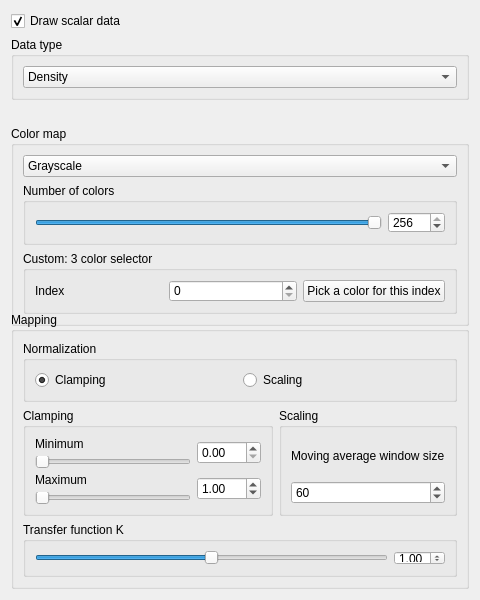
      <widget class="QWidget" name="scalarDataSettingsPage">
       <property name="autoFillBackground">
        <bool>true</bool>
       </property>
       <attribute name="title">
        <string>Scalar field</string>
       </attribute>
       <layout class="QVBoxLayout" name="verticalLayout">
        <item>
         <widget class="QCheckBox" name="scalarDataDrawScalarDataCheckBox">
          <property name="text">
           <string>Draw scalar data</string>
          </property>
          <property name="checked">
           <bool>true</bool>
          </property>
         </widget>
        </item>
        <item>
         <widget class="QGroupBox" name="scalarDataTypeGroupBox">
          <property name="maximumSize">
           <size>
            <width>16777215</width>
            <height>80</height>
           </size>
          </property>
          <property name="title">
           <string>Data type</string>
          </property>
          <layout class="QVBoxLayout" name="verticalLayout_5">
           <item>
            <widget class="QComboBox" name="scalarDataComboBox">
             <item>
              <property name="text">
               <string>Density</string>
              </property>
             </item>
             <item>
              <property name="text">
               <string>Velocity magnitude</string>
              </property>
             </item>
             <item>
              <property name="text">
               <string>Force field magnitude</string>
              </property>
             </item>
             <item>
              <property name="text">
               <string>Velocity divergence</string>
              </property>
             </item>
             <item>
              <property name="text">
               <string>Force field divergence</string>
              </property>
             </item>
            </widget>
           </item>
          </layout>
         </widget>
        </item>
        <item>
         <widget class="QGroupBox" name="scalarDataColormapGroupBox">
          <property name="sizePolicy">
           <sizepolicy hsizetype="Preferred" vsizetype="Preferred">
            <horstretch>0</horstretch>
            <verstretch>0</verstretch>
           </sizepolicy>
          </property>
          <property name="minimumSize">
           <size>
            <width>150</width>
            <height>200</height>
           </size>
          </property>
          <property name="maximumSize">
           <size>
            <width>500</width>
            <height>160</height>
           </size>
          </property>
          <property name="title">
           <string>Color map</string>
          </property>
          <layout class="QVBoxLayout" name="verticalLayout_7">
           <item>
            <widget class="QComboBox" name="scalarDataColorMapComboBox">
             <item>
              <property name="text">
               <string>Grayscale</string>
              </property>
             </item>
             <item>
              <property name="text">
               <string>Rainbow</string>
              </property>
             </item>
             <item>
              <property name="text">
               <string>Heatmap</string>
              </property>
             </item>
             <item>
              <property name="text">
               <string>Blue to yellow (divergent)</string>
              </property>
             </item>
             <item>
              <property name="text">
               <string>Custom: 3 colors</string>
              </property>
             </item>
            </widget>
           </item>
           <item>
            <widget class="QGroupBox" name="scalarDataNumberOfColorsGroupBox">
             <property name="minimumSize">
              <size>
               <width>0</width>
               <height>59</height>
              </size>
             </property>
             <property name="maximumSize">
              <size>
               <width>16777215</width>
               <height>16777215</height>
              </size>
             </property>
             <property name="title">
              <string>Number of colors</string>
             </property>
             <layout class="QHBoxLayout" name="horizontalLayout_2">
              <item>
               <widget class="QSlider" name="scalarDataColorMapNumberOfColorsSlider">
                <property name="sizePolicy">
                 <sizepolicy hsizetype="Preferred" vsizetype="Fixed">
                  <horstretch>0</horstretch>
                  <verstretch>0</verstretch>
                 </sizepolicy>
                </property>
                <property name="minimum">
                 <number>2</number>
                </property>
                <property name="maximum">
                 <number>256</number>
                </property>
                <property name="value">
                 <number>256</number>
                </property>
                <property name="orientation">
                 <enum>Qt::Horizontal</enum>
                </property>
               </widget>
              </item>
              <item>
               <widget class="QSpinBox" name="scalarDataColorMapNumberOfColorsSpinBox">
                <property name="enabled">
                 <bool>true</bool>
                </property>
                <property name="sizePolicy">
                 <sizepolicy hsizetype="Fixed" vsizetype="Preferred">
                  <horstretch>0</horstretch>
                  <verstretch>0</verstretch>
                 </sizepolicy>
                </property>
                <property name="minimumSize">
                 <size>
                  <width>57</width>
                  <height>20</height>
                 </size>
                </property>
                <property name="minimum">
                 <number>2</number>
                </property>
                <property name="maximum">
                 <number>256</number>
                </property>
                <property name="value">
                 <number>256</number>
                </property>
               </widget>
              </item>
             </layout>
            </widget>
           </item>
           <item>
            <widget class="QGroupBox" name="scalarDataCustomColorMapGroupBox">
             <property name="minimumSize">
              <size>
               <width>0</width>
               <height>60</height>
              </size>
             </property>
             <property name="title">
              <string>Custom: 3 color selector</string>
             </property>
             <layout class="QHBoxLayout" name="horizontalLayout_10">
              <item>
               <widget class="QLabel" name="scalarDataCustomColorIndexLabel">
                <property name="text">
                 <string>Index</string>
                </property>
               </widget>
              </item>
              <item>
               <widget class="QSpinBox" name="scalarDataCustomColorSpinBox">
                <property name="sizePolicy">
                 <sizepolicy hsizetype="Preferred" vsizetype="Fixed">
                  <horstretch>0</horstretch>
                  <verstretch>0</verstretch>
                 </sizepolicy>
                </property>
                <property name="minimumSize">
                 <size>
                  <width>0</width>
                  <height>20</height>
                 </size>
                </property>
                <property name="maximum">
                 <number>2</number>
                </property>
               </widget>
              </item>
              <item>
               <widget class="QPushButton" name="scalarDataCustomColorPickerPushButton">
                <property name="sizePolicy">
                 <sizepolicy hsizetype="Preferred" vsizetype="Preferred">
                  <horstretch>0</horstretch>
                  <verstretch>0</verstretch>
                 </sizepolicy>
                </property>
                <property name="minimumSize">
                 <size>
                  <width>0</width>
                  <height>20</height>
                 </size>
                </property>
                <property name="text">
                 <string>Pick a color for this index</string>
                </property>
               </widget>
              </item>
             </layout>
            </widget>
           </item>
          </layout>
         </widget>
        </item>
        <item>
         <widget class="QGroupBox" name="scalarDataMappingGroupBox">
          <property name="maximumSize">
           <size>
            <width>16777215</width>
            <height>300</height>
           </size>
          </property>
          <property name="title">
           <string>Mapping</string>
          </property>
          <layout class="QFormLayout" name="formLayout_5">
           <item row="0" column="0" colspan="2">
            <widget class="QGroupBox" name="scalarDataMappingNormalizationGroupBox">
             <property name="title">
              <string>Normalization</string>
             </property>
             <layout class="QHBoxLayout" name="horizontalLayout_11">
              <item>
               <widget class="QRadioButton" name="scalarDataMappingMappingTypeClampingRadioButton">
                <property name="text">
                 <string>Clamping</string>
                </property>
                <property name="checked">
                 <bool>true</bool>
                </property>
               </widget>
              </item>
              <item>
               <widget class="QRadioButton" name="scalarDataMappingMappingTypeScalingRadioButton">
                <property name="text">
                 <string>Scaling</string>
                </property>
                <property name="checked">
                 <bool>false</bool>
                </property>
               </widget>
              </item>
             </layout>
            </widget>
           </item>
           <item row="3" column="0" colspan="2">
            <widget class="QGroupBox" name="scalarDataMappingTransferGroupBox">
             <property name="minimumSize">
              <size>
               <width>150</width>
               <height>50</height>
              </size>
             </property>
             <property name="maximumSize">
              <size>
               <width>500</width>
               <height>80</height>
              </size>
             </property>
             <property name="title">
              <string>Transfer function K</string>
             </property>
             <layout class="QHBoxLayout" name="horizontalLayout_3">
              <item>
               <widget class="QSlider" name="scalarDataMappingTransferKSlider">
                <property name="minimum">
                 <number>0</number>
                </property>
                <property name="maximum">
                 <number>200</number>
                </property>
                <property name="value">
                 <number>100</number>
                </property>
                <property name="orientation">
                 <enum>Qt::Horizontal</enum>
                </property>
               </widget>
              </item>
              <item>
               <widget class="QDoubleSpinBox" name="scalarDataMappingTransferKSpinBox">
                <property name="sizePolicy">
                 <sizepolicy hsizetype="Minimum" vsizetype="Fixed">
                  <horstretch>0</horstretch>
                  <verstretch>0</verstretch>
                 </sizepolicy>
                </property>
                <property name="minimum">
                 <double>0.000000000000000</double>
                </property>
                <property name="maximum">
                 <double>2.000000000000000</double>
                </property>
                <property name="singleStep">
                 <double>0.010000000000000</double>
                </property>
                <property name="value">
                 <double>1.000000000000000</double>
                </property>
               </widget>
              </item>
             </layout>
            </widget>
           </item>
           <item row="2" column="0">
            <widget class="QGroupBox" name="scalarDataMappingClampingGroupBox">
             <property name="minimumSize">
              <size>
               <width>250</width>
               <height>100</height>
              </size>
             </property>
             <property name="maximumSize">
              <size>
               <width>500</width>
               <height>16777215</height>
              </size>
             </property>
             <property name="title">
              <string>Clamping</string>
             </property>
             <layout class="QGridLayout" name="gridLayout_3">
              <item row="0" column="0">
               <widget class="QLabel" name="scalarDataMappingClampingMinLabel">
                <property name="text">
                 <string>Minimum</string>
                </property>
               </widget>
              </item>
              <item row="0" column="1" rowspan="2">
               <widget class="QDoubleSpinBox" name="scalarDataMappingClampingMinDoubleSpinBox">
                <property name="maximum">
                 <double>255.000000000000000</double>
                </property>
                <property name="singleStep">
                 <double>0.010000000000000</double>
                </property>
               </widget>
              </item>
              <item row="1" column="0">
               <widget class="QSlider" name="scalarDataMappingClampingMinSlider">
                <property name="sizePolicy">
                 <sizepolicy hsizetype="Expanding" vsizetype="Fixed">
                  <horstretch>0</horstretch>
                  <verstretch>0</verstretch>
                 </sizepolicy>
                </property>
                <property name="maximum">
                 <number>25500</number>
                </property>
                <property name="orientation">
                 <enum>Qt::Horizontal</enum>
                </property>
               </widget>
              </item>
              <item row="2" column="0">
               <widget class="QLabel" name="scalarDataMappingClampingMaxLabel">
                <property name="text">
                 <string>Maximum</string>
                </property>
               </widget>
              </item>
              <item row="2" column="1" rowspan="2">
               <widget class="QDoubleSpinBox" name="scalarDataMappingClampingMaxDoubleSpinBox">
                <property name="maximum">
                 <double>255.000000000000000</double>
                </property>
                <property name="singleStep">
                 <double>0.010000000000000</double>
                </property>
                <property name="value">
                 <double>1.000000000000000</double>
                </property>
               </widget>
              </item>
              <item row="3" column="0">
               <widget class="QSlider" name="scalarDataMappingClampingMaxSlider">
                <property name="minimum">
                 <number>1</number>
                </property>
                <property name="maximum">
                 <number>25500</number>
                </property>
                <property name="value">
                 <number>1</number>
                </property>
                <property name="orientation">
                 <enum>Qt::Horizontal</enum>
                </property>
               </widget>
              </item>
             </layout>
            </widget>
           </item>
           <item row="2" column="1">
            <widget class="QGroupBox" name="scalarDataMappingScalingGroupBox">
             <property name="title">
              <string>Scaling</string>
             </property>
             <layout class="QVBoxLayout" name="verticalLayout_4">
              <item>
               <widget class="QLabel" name="scalarDataMappingScalingMovingAverageWindowSizeLabel">
                <property name="text">
                 <string>Moving average window size</string>
                </property>
               </widget>
              </item>
              <item>
               <widget class="QSpinBox" name="scalarDataMappingScalingMovingAverageWindowSpinBox">
                <property name="minimum">
                 <number>1</number>
                </property>
                <property name="maximum">
                 <number>3600</number>
                </property>
                <property name="value">
                 <number>60</number>
                </property>
               </widget>
              </item>
             </layout>
            </widget>
           </item>
          </layout>
         </widget>
        </item>
       </layout>
      </widget>
